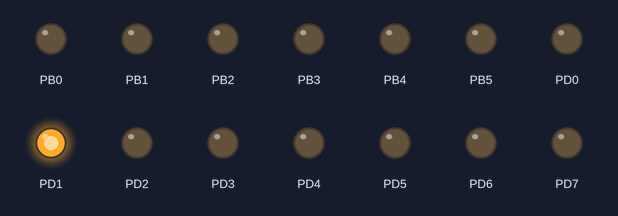
Bench run of a program on a simulated ATmega328P, built with avr-gcc and emulated at 16 MHz. On the bench: output pins drawn as LEDs (lit = HIGH).

Above: at 0.37 s.
At 0.62 s:
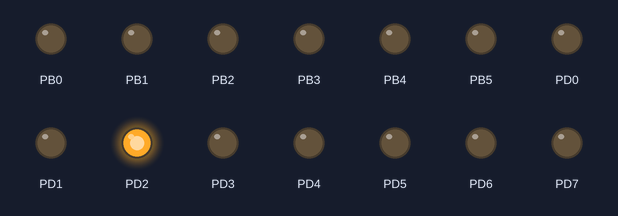
At 1.12 s:
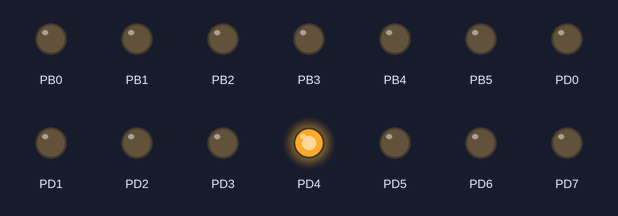
At 2.0 s:
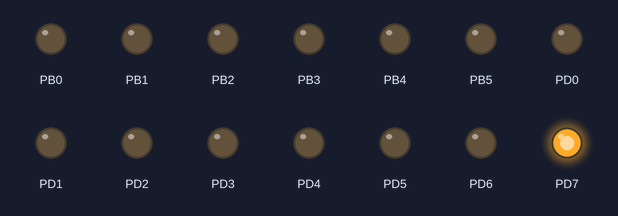
At 3.12 s:
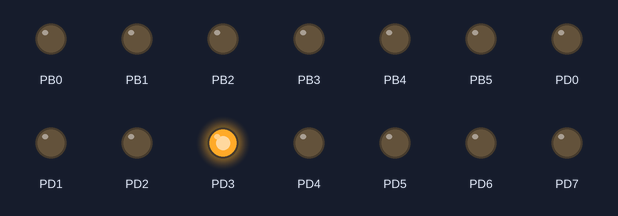
At 4.0 s:
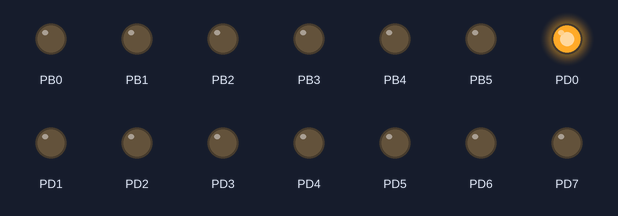
Timing chart, 0 to 5.2 s (numbered marks = the images above):
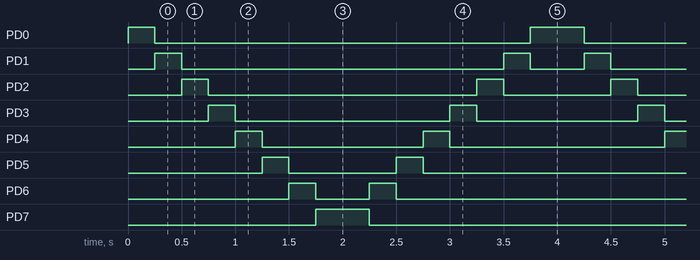

Measured:
- by itself, PD0: repeats every 4.0 s: LOW 3.5 s, HIGH 0.50 s
- by itself, PD1: repeats every 4.0 s: LOW 3.0 s, HIGH 0.25 s, LOW 0.50 s, HIGH 0.25 s
- by itself, PD2: repeats every 4.0 s: LOW 2.5 s, HIGH 0.25 s, LOW 1.0 s, HIGH 0.25 s
- by itself, PD3: repeats every 4.0 s: LOW 2.0 s, HIGH 0.25 s, LOW 1.5 s, HIGH 0.25 s
- by itself, PD4: repeats every 4.0 s: LOW 1.5 s, HIGH 0.25 s, LOW 2.0 s, HIGH 0.25 s
- by itself, PD5: repeats every 4.0 s: LOW 1.0 s, HIGH 0.25 s, LOW 2.5 s, HIGH 0.25 s
- by itself, PD6: repeats every 4.0 s: LOW 0.50 s, HIGH 0.25 s, LOW 3.0 s, HIGH 0.25 s
- by itself, PD7: alternates HIGH for 0.50 s and LOW for 3.5 s

The program:

main.c
```c
/*
 * 1_Parpadeo_led_ojoCiclon.c
 *
 * Created: 22/03/2022 01:42:30 p. m.
 * Author : diego
 1.C.- PROGRAMA QUE CREA UN OJO DE CICLÓN, ESTO ES QUE UNA SERIE DE LEDS SE PRENDEN Y SE APAGAN PARA CREAR UN FLUJO DE LEDS EN FORMA CONSECUTIVA: El algoritmo para hacer
 esto lo que hace es agarrar una variable y darle un valor de 1, multiplicarlo por 2 hasta que su valor llegue a 80, cada vez que llgue a 80, se pone una bandera en 1
 para indicar que se llegó al 80 y cuando valga esa bandera 1, ya no se multiplicará el número sino que se va a dividir hasta que llegue a cero y cuando alcance el cero
 la bandera igual volverá a valer cero.
 */

/*DECLARACIÓN DE CONSTANTES USANDO #define: Hay que tener en cuenta que al declarar constantes con #define debemos hacerlo antes de los #include (que importan
librerías), pero antes de declarar nuestras funciones y demás. No se usa el signo de igual para asignar un valor, solo se declara el nombre y luego el valor.*/
#define F_CPU 16000000UL //Frecuencia del reloj, es necesario declararla porque la librería delay de manejo de tiempos la utiliza

//IMPORTACIÓN DE LIBRERÍAS, DIRECTIVAS
#include <avr/io.h> //Librería para todo el manejo de puertos y demás aspectos del microcontrolador AVR Atmega328P
#include <util/delay.h> //Librería de manejo de tiempos, como retardos principalmente

//DECLARACIÓN DE VARIABLES GLOBALES (CABECERAS DE FUNCIÓN)
int x = 0; //Variable a usarse en el bucle for cuando d = 1
int b = 0; //Variable a usarse en el bucle for cuando d > 127
int d = 1; //Se usa para ver el estado de la operación

int main(void)
{
    //PROGRAMACIÓN DE LA MÁQUINA: En este se indica por medio de los registros de función específica, los pines de los puertos B, C y D que serán entradas o salidas.
    //0: Pin como entrada
    //1: Pin como salida
    DDRB = 0xFF; //Todos los pines del puerto B son salidas
    DDRD = 0xFF; //Todos los pines del puerto D son salidas

	/*1.C.- PROGRAMA QUE CREA UN OJO DE CICLÓN, ESTO ES QUE UNA SERIE DE LEDS SE PRENDEN Y SE APAGAN PARA CREAR UN FLUJO DE LEDS EN FORMA CONSECUTIVA: El algoritmo para hacer
	esto lo que hace es agarrar una variable y darle un valor de 1, multiplicarlo por 2 hasta que su valor llegue a 80, cada vez que llgue a 80, se pone una bandera en 1
	para indicar que se llegó al 80 y cuando valga esa bandera 1, ya no se multiplicará el número sino que se va a dividir hasta que llegue a cero y cuando alcance el cero
	la bandera igual volverá a valer 0.*/
    while (1)
    {
		if (d == 1){
			for (x = 0; x < 8; x++){
				PORTD = d;
				d = d*2;
				_delay_ms(250);
			}
		}
		else if (d > 127){
			for (b = 8; b > 0; b--){
				d = d/2;
				PORTD = d;
				_delay_ms(250);
			}
		}
    }
}
```
